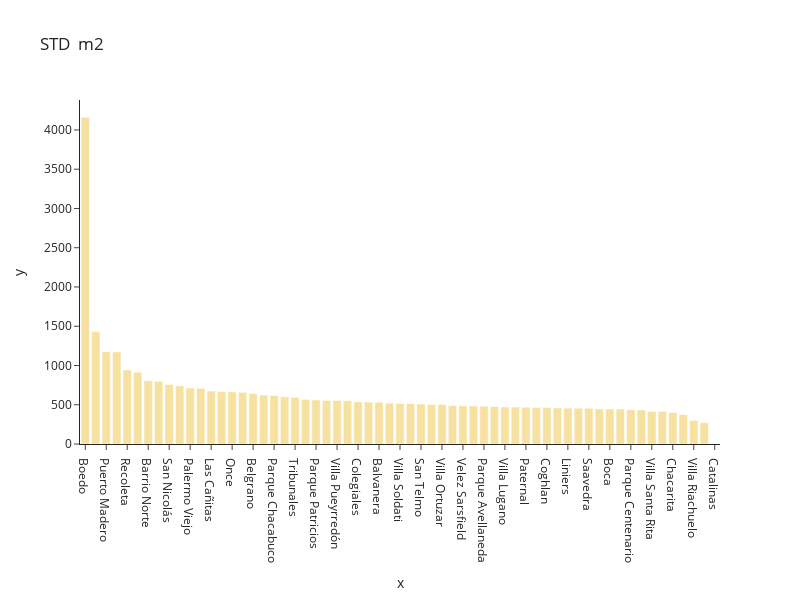

The code cell stored with this chart in its notebook:
### Code cell
def getPlotGroup(data, number_color):
    x = data.groupby('place_name')['price_usd_per_m2'].std().sort_values(ascending = False).index
    y = data.groupby('place_name')['price_usd_per_m2'].std().sort_values(ascending = False).values
   
    df = pd.DataFrame({'x': x, 'y': y})
    fig = px.bar(df, x=x, y=y,
                title= 'STD ' + ' m2 ',
                color_discrete_sequence=[px.colors.qualitative.Alphabet[number_color]],
                width=800, height=600,
                template="simple_white"
                )
    return fig.show()
    
'''
Funcion:
'''
    
getPlotGroup(df_caba,  7)

### Figure 1 — Plotly figure (JSON) as saved in the notebook; plotly's stock layout.template omitted (floating-point values rounded to 4 significant figures)
{"data": [{"alignmentgroup": "True", "hovertemplate": "x=%{x}<br>y=%{y}<extra></extra>", "legendgroup": "", "marker": {"color": "#F7E1A0"}, "name": "", "offsetgroup": "", "orientation": "v", "showlegend": false, "textposition": "auto", "type": "bar", "x": ["Boedo", "San Cristobal", "Puerto Madero", "Palermo Chico", "Recoleta", "Palermo", "Barrio Norte", "Retiro", "San Nicolás", "Nuñez", "Palermo Viejo", "Centro / Microcentro", "Las Cañitas", "Villa Crespo", "Once", "Palermo Soho", "Belgrano", "Mataderos", "Parque Chacabuco", "Palermo Hollywood", "Tribunales", "Barracas", "Parque Patricios", "Villa del Parque", "Villa Pueyrredón", "Abasto", "Colegiales", "Congreso", "Balvanera", "Flores", "Villa Soldati", "Villa Devoto", "San Telmo", "Monserrat", "Villa Ortuzar", "Villa Real", "Velez Sarsfield", "Caballito", "Parque Avellaneda", "Floresta", "Villa Lugano", "Villa Luro", "Paternal", "Agronomía", "Coghlan", "Villa General Mitre", "Liniers", "Almagro", "Saavedra", "Monte Castro", "Boca", "Constitución", "Parque Centenario", "Villa Urquiza", "Villa Santa Rita", "Pompeya", "Chacarita", "Versalles", "Villa Riachuelo", "Parque Chas", "Catalinas"], "xaxis": "x", "y": [4163.0, 1432.0, 1176.0, 1173.0, 942.0, 914.2, 806.7, 798.8, 758.4, 740.9, 713.1, 709.0, 674.4, 666.2, 665.8, 657.8, 643.4, 623.5, 617.7, 601.2, 594.4, 568.6, 560.7, 555.9, 554.1, 551.4, 537.2, 534.1, 530.7, 520.5, 517.4, 515.1, 509.4, 504.7, 503.3, 489.6, 485.8, 483.8, 481.5, 477.1, 471.9, 470.7, 468.7, 465.6, 465.4, 460.1, 456.1, 456.0, 455.1, 447.1, 447.1, 445.5, 436.0, 433.8, 415.9, 415.8, 400.8, 375.1, 300.2, 272.4, null], "yaxis": "y"}], "layout": {"barmode": "relative", "height": 600, "legend": {"tracegroupgap": 0}, "title": {"text": "STD  m2 "}, "width": 800, "xaxis": {"anchor": "y", "autorange": true, "domain": [0, 1], "range": [-0.5, 60.5], "title": {"text": "x"}, "type": "category"}, "yaxis": {"anchor": "x", "autorange": true, "domain": [0, 1], "range": [0, 4382.0], "title": {"text": "y"}, "type": "linear"}}}
